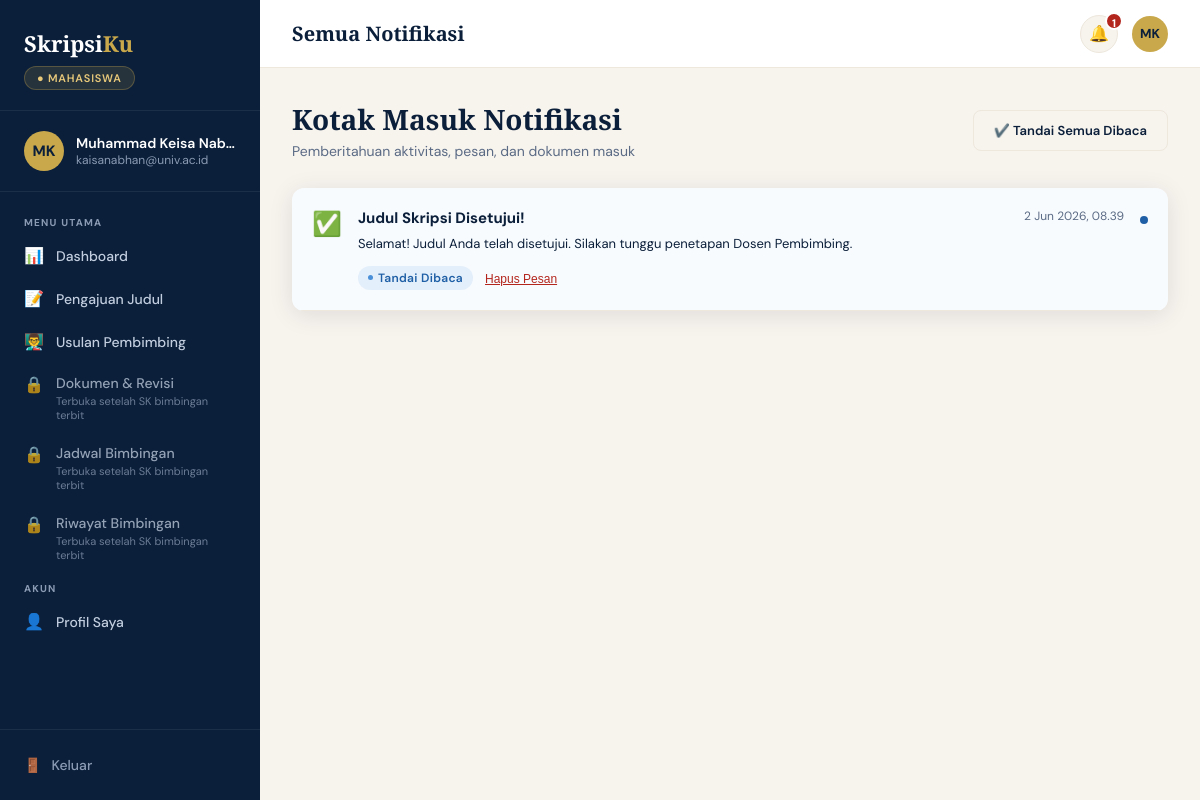
The page /notifikasi.php (signed in) on the database its author committed.
### tables this page shows
CREATE TABLE `notifikasi` (
  `id_notif` int(11) NOT NULL,
  `id_user` int(11) NOT NULL,
  `judul` varchar(150) NOT NULL,
  `pesan` text NOT NULL,
  `tipe` enum('info','sukses','peringatan','error') NOT NULL DEFAULT 'info',
  `tautan` varchar(255) DEFAULT NULL,
  `modul` varchar(50) DEFAULT NULL,
  `is_read` tinyint(1) NOT NULL DEFAULT 0,
  `created_at` datetime NOT NULL DEFAULT current_timestamp()
);

### config/auth.php (called while the page is built, shortened)
<?php
function userId(): int {
    return (int)($_SESSION['id_user'] ?? 0);
}
function e(?string $s): string {
    return htmlspecialchars((string)$s, ENT_QUOTES, 'UTF-8');
}
require_once __DIR__ . '/format.php';

### config/db.php (called while the page is built, shortened)
<?php
function getDB(): PDO {
    static $pdo = null;
    if ($pdo === null) {
        $dsn = sprintf('mysql:host=%s;dbname=%s;charset=%s', DB_HOST, DB_NAME, DB_CHAR);
        $pdo = new PDO($dsn, DB_USER, DB_PASS, [
            PDO::ATTR_ERRMODE            => PDO::ERRMODE_EXCEPTION,
            PDO::ATTR_DEFAULT_FETCH_MODE => PDO::FETCH_ASSOC,
            PDO::ATTR_EMULATE_PREPARES   => false,
        ]);
    }
    return $pdo;
}
function fetchAll(string $sql, array $params = []): array {
    $stmt = getDB()->prepare($sql);
    $stmt->execute($params);
    return $stmt->fetchAll();
}

### config/format.php (called while the page is built, shortened)
<?php
function tgl(?string $waktu, string $format = 'pendek'): string {
    $ts = is_numeric($waktu) ? (int)$waktu : strtotime($waktu);
    $d   = (int)date('j', $ts);
    $m   = (int)date('n', $ts);
    $y   = date('Y', $ts);
    $jam = date('H.i', $ts);
    $hari = NAMA_HARI[(int)date('w', $ts)];
    $pendek = sprintf('%d %s %s', $d, BULAN_PENDEK[$m], $y);
    return match ($format) {
        'jam'       => "$pendek, $jam",
        'hari'      => "$hari, $pendek",
        'harijam'   => "$hari, $pendek, $jam",
        'panjang'   => sprintf('%d %s %s', $d, NAMA_BULAN[$m], $y),
        'lengkap'   => sprintf('%s, %d %s %s', $hari, $d, NAMA_BULAN[$m], $y),
        'tglbln'    => sprintf('%d %s', $d, BULAN_PENDEK[$m]),
        'tglblnjam' => sprintf('%d %s, %s', $d, BULAN_PENDEK[$m], $jam),
        default     => $pendek,
    };
}

### notifikasi.php (the view, shortened to what this page needs)
<?php
require_once __DIR__ . '/config/db.php';
require_once __DIR__ . '/config/auth.php';
$id_user    = userId();
$semua_notif = fetchAll('SELECT * FROM notifikasi WHERE id_user = ? ORDER BY created_at DESC', [$id_user]);
include __DIR__ . '/includes/header.php';
include __DIR__ . '/includes/sidebar.php';
?>
<div class="layout">
    <main class="main">
        <?php include __DIR__ . '/includes/topbar.php'; ?>
        <div class="content">
            <div class="page-header" style="display: flex; justify-content: space-between; align-items: center;">
                <div>
                    <h1>Kotak Masuk Notifikasi</h1>
                    <p>Pemberitahuan aktivitas, pesan, dan dokumen masuk</p>
                </div>
                <?php if (!empty($semua_notif)): ?>
                    <form method="POST"><?= csrfField() ?>
                        <button type="submit" class="btn btn-secondary" style="font-size: 13px;">
                            ✔️ Tandai Semua Dibaca
                        </button>
                    </form>
                <?php endif; ?>
            </div>
            <div class="card">
                <div class="card-body" style="padding: 0;">
                    <?php if (empty($semua_notif)): ?>
                        <div class="empty-state">
                            <div class="empty-icon">📭</div>
                            <div class="empty-title">Belum ada pemberitahuan</div>
                            <div class="empty-sub">Anda tidak memiliki notifikasi saat ini.</div>
                        </div>
                    <?php else: ?>
                        <div style="display: flex; flex-direction: column;">
                            <?php foreach ($semua_notif as $n):
                                $isUnread = $n['is_read'] == 0;
                            ?>
                                <div style="display: flex; align-items: flex-start; gap: 16px; padding: 20px; border-bottom: 1px solid var(--cream-dark); background-color: <?= $isUnread ? 'rgba(74, 144, 217, 0.04)' : 'transparent' ?>;">
                                    <div style="font-size: 24px; flex-shrink: 0;">
                                        <?= $typeIcon[$n['tipe']] ?? 'ℹ️' ?>
                                    </div>
                                    <div style="flex: 1;">
                                        <div style="display: flex; justify-content: space-between; align-items: flex-start;">
                                            <h3 style="font-size: 15px; margin: 0 0 6px 0; color: var(--navy); <?= $isUnread ? 'font-weight: 700;' : 'font-weight: 500;' ?>">
                                                <?= e($n['judul']) ?>
                                            </h3>
                                            <span style="font-size: 12px; color: var(--slate); white-space: nowrap;">
                                                <?= tgl($n['created_at'], 'jam') ?>
                                            </span>
                                        </div>
                                        <p style="font-size: 13px; color: <?= $isUnread ? 'var(--navy)' : 'var(--slate)' ?>; margin: 0 0 12px 0; line-height: 1.5;">
                                            <?= e($n['pesan']) ?>
                                        </p>
                                        <div style="display: flex; gap: 12px; align-items: center; margin-top:4px;">
                                            <?php if ($isUnread): ?>
                                                <a href="notifikasi.php?read_id=<?= $n['id_notif'] ?>" class="badge info" style="text-decoration: none;">
                                                    <span class="badge-dot"></span>Tandai Dibaca
                                                </a>
                                            <?php endif; ?>
                                            <form method="POST" onsubmit="return confirm('Hapus notifikasi ini?')" style="margin: 0;"><?= csrfField() ?>
                                                <button type="submit" style="background: none; border: none; color:var(--danger-text); font-size: 12px; cursor: pointer; text-decoration: underline; padding:0;">
                                                    Hapus Pesan
                                                </button>
                                            </form>
                                        </div>
                                    </div>
                                    <?php if ($isUnread): ?>
                                        <div style="width: 8px; height: 8px; background-color:var(--info-text); border-radius: 50%; flex-shrink: 0; margin-top: 8px;"></div>
                                    <?php endif; ?>
                                </div>
                            <?php endforeach; ?>
                        </div>
                    <?php endif; ?>
                </div>
            </div>
        </div>
    </main>
</div>
<?php include __DIR__ . '/includes/footer.php'; ?>

### assets/style.css (style rules this page uses)
:root { --navy: #0B1F3A; --navy-mid: #132848; --navy-light: #1E3A5F; --gold: #C9A84C; --gold-light: #E8C97A; --cream: #F7F3ED; --cream-dark: #EDE7DC; --white: #FFFFFF; --slate: #5B6B85; --slate-on-dark: #8B9BB4; --slate-light: #C2CEDF; --success: #2ECC8A; --warn: #F5A623; --danger: #E85454; --info: #4A90D9; --success-text: #12784C; --warn-text: #94590A; --danger-text: #B3261E; --info-text: #1F5FA6; --gold-text: #8A6914; --sidebar-w: 260px; --radius: 12px; --radius-sm: 8px; --shadow: 0 4px 24px rgba(11, 31, 58, 0.10); --shadow-lg: 0 12px 48px rgba(11, 31, 58, 0.18); }
*, *::before, *::after { box-sizing: border-box; margin: 0; padding: 0; }
body { font-family: 'DM Sans', sans-serif; background: var(--cream); color: var(--navy); min-height: 100vh; }
.btn { display: inline-flex; align-items: center; gap: 8px; padding: 11px 20px; border-radius: var(--radius-sm); font-family: 'DM Sans', sans-serif; font-size: 14px; font-weight: 600; cursor: pointer; transition: all .2s; border: none; text-decoration: none; white-space: nowrap; }
.btn-secondary { background: var(--cream); border: 1.5px solid var(--cream-dark); color: var(--navy); }
.layout { display: flex; min-height: 100vh; }
.main { margin-left: var(--sidebar-w); flex: 1; display: flex; flex-direction: column; min-height: 100vh; }
.content { padding: 32px; flex: 1; }
.page-header { margin-bottom: 28px; }
.page-header h1 { font-family: 'Playfair Display', serif; font-size: 28px; font-weight: 700; color: var(--navy); margin-bottom: 4px; }
.page-header p { font-size: 14px; color: var(--slate); }
.card { background: var(--white); border-radius: var(--radius); box-shadow: var(--shadow); overflow: hidden; }
.card-body { padding: 16px 24px 24px; }
.badge { display: inline-flex; align-items: center; gap: 5px; padding: 4px 10px; border-radius: 100px; font-size: 12px; font-weight: 600; letter-spacing: .3px; white-space: nowrap; }
.badge-dot { width: 5px; height: 5px; border-radius: 50%; }
.badge.info { background: rgba(74, 144, 217, .12); color: var(--info-text); }
.badge.info .badge-dot { background: var(--info); }
a { text-decoration: none; color: #fff; }
.main, .content, .card, .form-card, .grid-2 > *, .grid-3 > *, .form-row > *, .split > * { min-width: 0; }
.badge { align-self: center; flex-shrink: 0; line-height: 1.4; }

### rows shown on the page
notifikasi: tipe "✅", judul "Judul Skripsi Disetujui!", created_at "2 Jun 2026, 08.39", pesan "Selamat! Judul Anda telah disetujui. Silakan tunggu penetapan Dosen Pembimbing.", is_read 0 (drawn)

### other values the page prints
$roleLabel "MAHASISWA"
$initials "MK"
$user['nama_lengkap'] "Muhammad Keisa Nab…"
$user['email'] "kaisanabhan@univ.ac.id"
$group['section'] "MENU UTAMA"
$item['icon'] "📊"
$item['label'] "Dashboard"
$item['icon'] "📝"
$item['label'] "Pengajuan Judul"
$item['icon'] "👨‍🏫"
$item['label'] "Usulan Pembimbing"
$item['label'] "Dokumen & Revisi"
$item['hint'] "Terbuka setelah SK bimbingan terbit"
$item['label'] "Jadwal Bimbingan"
$item['label'] "Riwayat Bimbingan"
